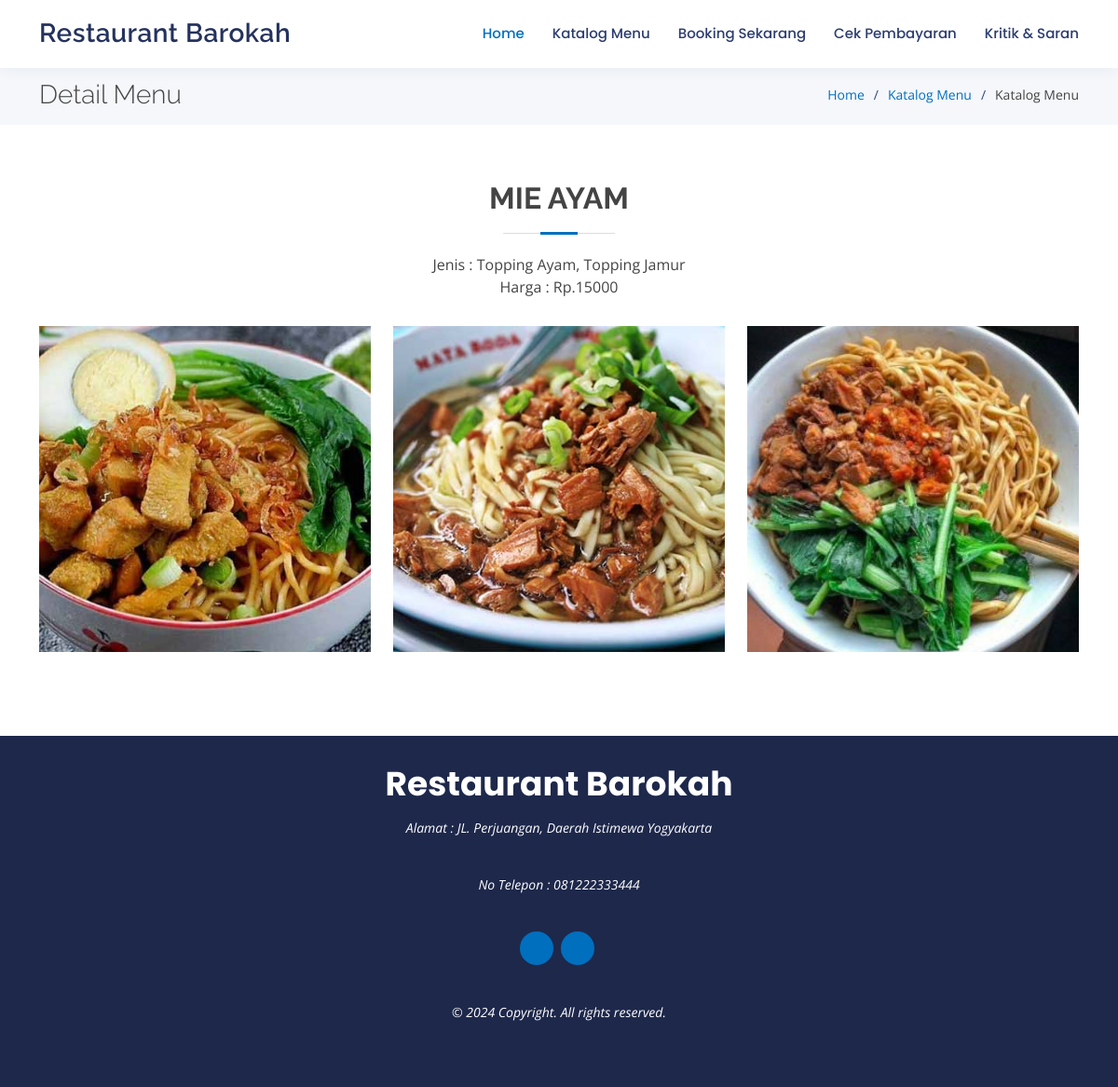
Page /index.php/katalog/detail/2 on the committed database.
### tables this page shows
CREATE TABLE `profil_usaha` (
  `id` int(12) NOT NULL,
  `nama_usaha` varchar(250) NOT NULL,
  `deskripsi` text NOT NULL,
  `alamat` varchar(250) NOT NULL,
  `nomor_telepon` varchar(17) NOT NULL,
  `email` varchar(100) NOT NULL,
  `instagram` varchar(50) NOT NULL,
  `facebook` varchar(250) NOT NULL,
  `maps_link` text NOT NULL,
  `foto_usaha_1` text NOT NULL,
  `foto_usaha_2` text NOT NULL,
  `foto_usaha_3` text NOT NULL
);

CREATE TABLE `menu` (
  `id_menu` int(11) NOT NULL,
  `nama_menu` varchar(100) NOT NULL,
  `detail_menu` text NOT NULL,
  `kategori` varchar(50) NOT NULL,
  `stok` varchar(50) NOT NULL DEFAULT 'Tersedia',
  `harga` int(100) NOT NULL
);

CREATE TABLE `gambar_menu` (
  `id_gambar` int(11) NOT NULL,
  `id_menu` int(11) NOT NULL,
  `gambar` varchar(250) NOT NULL
);

### application/controllers/Katalog.php (called while the page is built, shortened)
<?php
class Katalog extends CI_Controller
{
    public function __construct()
    {
        $this->load->model('katalog_model');
    }
    public function getProfilUsaha()
    {
        $getProfil = $this->db->query("SELECT * FROM profil_usaha");
        foreach ($getProfil->result_array() as $profil) {
            $arr['nama_usaha'] = $profil['nama_usaha'];
            $arr['alamat'] = $profil['alamat'];
            $arr['nomor_telepon'] = $profil['nomor_telepon'];
            $arr['maps_link'] = $profil['maps_link'];
            $arr['instagram'] = $profil['instagram'];
            $arr['facebook'] = $profil['facebook'];
            $arr['foto_usaha_1'] = $profil['foto_usaha_1'];
            $arr['foto_usaha_2'] = $profil['foto_usaha_2'];
            $arr['foto_usaha_3'] = $profil['foto_usaha_3'];
        }
        return $arr;
    }
    public function detail($id)
    {
        $profil = $this->getProfilUsaha();
        $data['menu'] = $this->katalog_model->getMakananById($id);
        $data['gambar_menu'] = $this->katalog_model->getGambarById($id);
        $data['nama_usaha'] = $profil['nama_usaha'];
        $data['alamat'] = $profil['alamat'];
        $data['nomor_telepon'] = $profil['nomor_telepon'];
        $data['instagram'] = $profil['instagram'];
        $data['facebook'] = $profil['facebook'];
        $this->load->view('home/layout/header', $data);
        $this->load->view('home/katalog/detail');
        $this->load->view('home/layout/footer');
    }
}

### index.php (called while the page is built, shortened)
<?php
require_once BASEPATH.'core/CodeIgniter.php';

### application/models/Katalog_model.php (called while the page is built, shortened)
<?php
class Katalog_model extends CI_Model
{
    public function getMakananById($id)
    {
        $query = $this->db->query("SELECT * FROM menu where id_menu = $id");
        return $query->result_array();
    }
    public function getGambarById($id_menu)
    {
        $query = $this->db->query("SELECT * FROM gambar_menu gm join menu m on gm.id_menu=m.id_menu WHERE m.id_menu = $id_menu");
        return $query->result_array();
    }
}

### application/views/home/katalog/detail.php (the view, shortened to what this page needs)
<main id="main">
  <section id="breadcrumbs" class="breadcrumbs">
    <div class="container">
      <div class="d-flex justify-content-between align-items-center">
        <h2>Detail Menu</h2>
        <ol>
          <li><a href="<?= base_url() ?>">Home</a></li>
          <li><a href="<?= base_url() ?>katalog">Katalog Menu</a></li>
          <li>Katalog Menu</li>
        </ol>
      </div>
    </div>
  </section>
  <section id="gallery" class="gallery">
    <div class="container">
      <div class="section-title">
        <?php
        foreach ($menu as $m) {
        ?>
          <h2>
            <?= $m['nama_menu'] ?>
          </h2>
          <p>Jenis : <?= $m['detail_menu'] ?></p>
          <p>Harga : Rp.<?= $m['harga'] ?></p>
        <?php
        }
        ?>
      </div>
      <div class="row gallery-container">
        <?php
        foreach ($gambar_menu as $gm) {
        ?>
          <div class="col-lg-4 col-md-6 gallery-item filter-home">
            <div class="gallery-wrap">
              <img style="object-fit: cover;height:350px;width:100%" src="<?php echo base_url('assets/dataresto/menu/' . $gm['gambar']) ?>" class="img-fluid" alt="">
            </div>
          </div>
        <?php
        }
        ?>
      </div>
    </div>
  </section>
</main>

### application/views/home/layout/header.php (shortened to what this page needs)
<!DOCTYPE html>
<html lang="en">
<head>
  <link rel="stylesheet" href="<?= base_url() ?>assets/admin/vendor/@fortawesome/fontawesome-free/css/all.min.css" type="text/css">
  <link href="<?= base_url() ?>assets/home/vendor/bootstrap/css/bootstrap.min.css" rel="stylesheet">
  <link href="<?= base_url() ?>assets/home/vendor/bootstrap-icons/bootstrap-icons.css" rel="stylesheet">
  <link href="<?= base_url() ?>assets/home/vendor/boxicons/css/boxicons.min.css" rel="stylesheet">
  <link href="<?= base_url() ?>assets/home/vendor/glightbox/css/glightbox.min.css" rel="stylesheet">
  <link href="<?= base_url() ?>assets/home/vendor/remixicon/remixicon.css" rel="stylesheet">
  <link href="<?= base_url() ?>assets/home/vendor/swiper/swiper-bundle.min.css" rel="stylesheet">
  <link href="<?= base_url() ?>assets/home/css/style.css" rel="stylesheet">
  <link rel="stylesheet" href="<?= base_url() ?>assets/home/select2/css/select2.min.css">
  <link rel="stylesheet" href="<?= base_url() ?>assets/home/select2-bootstrap4-theme/select2-bootstrap4.min.css">
</head>
<body>
  <header id="header" class="fixed-top">
    <div class="container d-flex align-items-center justify-content-between">
      <h1 class="logo"><a href="<?= base_url() ?>"><?= $nama_usaha ?></a></h1>
      <nav id="navbar" class="navbar">
        <ul>
          <li><a class="active" href="<?= base_url() ?>">Home</a></li>
          <li><a href="<?= base_url() ?>katalog">Katalog Menu</a></li>
          <li><a href="<?= base_url() ?>home/booking">Booking Sekarang</a></li>
          <li><a href="<?= base_url() ?>pembayaran/cari">Cek Pembayaran</a></li>
          <li><a href="<?= base_url() ?>saran/add">Kritik & Saran</a></li>
        </ul>
      </nav>
    </div>
  </header>

### application/views/home/layout/footer.php (shortened to what this page needs)
<footer id="footer">
  <div class="container">
    <h3><?= $nama_usaha ?></h3>
    <p>Alamat : <?= $alamat ?></p>
    <p>No Telepon : </i> <?= $nomor_telepon ?></p>
    <div class="social-links">
      <a href="https://instagram.com/<?= $instagram ?>" class="instagram" target="_blank"><i class="bx bxl-instagram"></i></a>
      <a href="https://facebook.com/<?= $facebook ?>" class="facebook" target="_blank"><i class="bx bxl-facebook"></i></a>
    </div>
    <p>&copy; <span id="currentYear"></span> Copyright. All rights reserved.</p>
  </div>
</footer>
</body>
</html>

### assets/home/css/style.css (style rules this page uses)
body { font-family: "Open Sans", sans-serif; color: #444444; }
a { color: #006fbe; text-decoration: none; }
h1, h2, h3, h4, h5, h6 { font-family: "Raleway", sans-serif; }
#header { background: #fff; transition: all 0.5s; z-index: 997; padding: 15px 0; box-shadow: 0px 2px 15px rgba(36, 50, 93, 0.06); }
#header .logo { font-size: 28px; margin: 0; padding: 0; line-height: 1; font-weight: 600; letter-spacing: 0.5px; }
#header .logo a { color: #24325d; }
.navbar { padding: 0; }
.navbar ul { margin: 0; padding: 0; display: flex; list-style: none; align-items: center; }
.navbar li { position: relative; }
.navbar a, .navbar a:focus { display: flex; align-items: center; justify-content: space-between; padding: 10px 0 10px 30px; font-family: "Poppins", sans-serif; font-size: 15px; font-weight: 500; color: #2b3c6f; white-space: nowrap; transition: 0.3s; }
.navbar a:hover, .navbar .active, .navbar .active:focus, .navbar li:hover > a { color: #006fbe; }
section { padding: 60px 0; }
.section-title { text-align: center; padding-bottom: 30px; }
.section-title h2 { font-size: 32px; font-weight: bold; text-transform: uppercase; margin-bottom: 20px; padding-bottom: 20px; position: relative; }
.section-title h2::before { content: ''; position: absolute; display: block; width: 120px; height: 1px; background: #ddd; bottom: 1px; left: calc(50% - 60px); }
.section-title h2::after { content: ''; position: absolute; display: block; width: 40px; height: 3px; background: #006fbe; bottom: 0; left: calc(50% - 20px); }
.section-title p { margin-bottom: 0; }
.breadcrumbs { padding: 15px 0; background: #f5f7fb; min-height: 40px; margin-top: 70px; }
.breadcrumbs h2 { font-size: 28px; margin-bottom: 0; font-weight: 300; }
.breadcrumbs ol { display: flex; flex-wrap: wrap; list-style: none; padding: 0; margin: 0; font-size: 14px; }
.breadcrumbs ol li + li { padding-left: 10px; }
.breadcrumbs ol li + li::before { display: inline-block; padding-right: 10px; color: #324682; content: "/"; }
.gallery .gallery-item { margin-bottom: 30px; }
.gallery .gallery-wrap { transition: 0.3s; position: relative; overflow: hidden; z-index: 1; background: rgba(36, 50, 93, 0.6); }
.gallery .gallery-wrap::before { content: ""; background: rgba(36, 50, 93, 0.6); position: absolute; left: 30px; right: 30px; top: 30px; bottom: 30px; transition: all ease-in-out 0.3s; z-index: 2; opacity: 0; }
#footer { background: #1d284b; color: #fff; font-size: 14px; text-align: center; padding: 30px 0; }
#footer h3 { font-size: 36px; font-weight: 700; color: #fff; position: relative; font-family: "Poppins", sans-serif; padding: 0; margin: 0 0 15px 0; }
#footer p { font-size: 15; font-style: italic; padding: 0; margin: 0 0 40px 0; }
#footer .social-links { margin: 0 0 40px 0; }
#footer .social-links a { font-size: 18px; display: inline-block; background: #006fbe; color: #fff; line-height: 1; padding: 8px 0; margin-right: 4px; border-radius: 50%; text-align: center; width: 36px; height: 36px; transition: 0.3s; }

### rows in the picture
profil_usaha: nama_usaha "Restaurant Barokah", alamat "JL. Perjuangan, Daerah Istimewa Yogyakarta", nomor_telepon "081222333444"
menu: nama_menu "MIE AYAM", detail_menu "Topping Ayam, Topping Jamur", harga "15000"
gambar_menu: gambar (picture)
gambar_menu: gambar (picture)
gambar_menu: gambar (picture)
